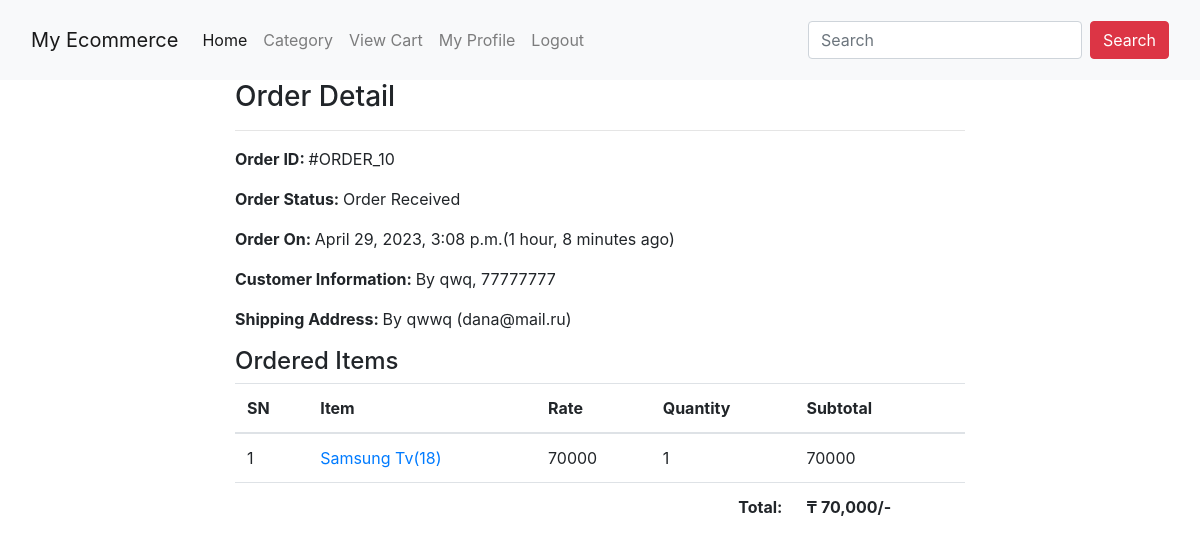
/college/profile/order-10/ (signed in), run on the app's committed database.
### college/models.py (models this page shows, shortened)
class Order(models.Model):
    cart = models.OneToOneField(Cart, on_delete=models.CASCADE)
    ordered_by = models.CharField(max_length=200)
    shipping_address = models.CharField(max_length=200)
    mobile = models.CharField(max_length=10)
    email = models.EmailField(null=True, blank=True)
    subtotal = models.PositiveIntegerField()
    discount = models.PositiveIntegerField()
    total = models.PositiveIntegerField()
    order_status = models.CharField(max_length=50, choices=ORDER_STATUS)
    created_at = models.DateTimeField(auto_now_add=True)
    payment_method = models.CharField(max_length=20, choices=METHOD, default="Cash On Delivery")
    payment_completed = models.BooleanField(default=False, null=True, blank=True)

class CartProduct(models.Model):
    cart = models.ForeignKey(Cart, on_delete=models.CASCADE)
    product = models.ForeignKey(Product, on_delete=models.CASCADE)
    rate = models.PositiveIntegerField()
    quantity = models.PositiveIntegerField()
    subtotal = models.PositiveIntegerField()

class Product(models.Model):
    title = models.CharField(max_length=200)
    slug = models.SlugField(unique=True)
    category = models.ForeignKey(Category, on_delete=models.CASCADE)
    image = models.ImageField(upload_to="products")
    marked_price = models.PositiveIntegerField()
    selling_price = models.PositiveIntegerField()
    description = models.TextField()
    warranty = models.CharField(max_length=300, null=True, blank=True)
    return_policy = models.CharField(max_length=300, null=True, blank=True)
    view_count = models.PositiveIntegerField(default=0)

### college/views.py (the view)
# urls.py: path("profile/order-<int:pk>/", CustomerOrderDetailView.as_view(),name="customerorderdetail"),
class CustomerOrderDetailView(DetailView):
    template_name = "college/customerorderdetail.html"
    model = Order
    context_object_name = "ord_obj"
    def dispatch(self, request, *args, **kwargs):
        if request.user.is_authenticated and Customer.objects.filter(user=request.user).exists():
            order_id = self.kwargs["pk"]
            order = Order.objects.get(id=order_id)
            if request.user.customer != order.cart.customer:
                return redirect("customerprofile")
        else:
            return redirect("/college/login/?next=/profile/")
        return super().dispatch(request, *args, **kwargs)

### college/templates/college/customerorderdetail.html
{% extends "base.html" %}
{% load humanize %}
{% block content %}
<div class="container">
    <div class="row">
        <div class="col-md-8 mx-auto">
            <h3>Order Detail</h3><hr>
             <p><span class="font-weight-bold">Order ID: </span> #ORDER_{{ord_obj.id}}</p>
            <p><span class="font-weight-bold">Order Status: </span> {{ord_obj.order_status}}</p>
            <p><span class="font-weight-bold">Order On: </span> {{ord_obj.created_at}}({{ord_obj.created_at|timesince}} ago)</p>
            <p><span class="font-weight-bold">Customer Information: </span> By {{ord_obj.ordered_by}}, {{ord_obj.mobile}}</p>
            <p><span class="font-weight-bold">Shipping Address: </span> By {{ord_obj.shipping_address}} ({{ord_obj.email}})</p>
        <h4>Ordered Items</h4>
            <table class="table">
                <thead>
                    <tr>
                        <th>SN</th>
                        <th>Item</th>
                        <th>Rate</th>
                        <th>Quantity</th>
                        <th>Subtotal</th>
                    </tr>
                </thead>
                <tbody>
                    {% for cp in ord_obj.cart.cartproduct_set.all %}
                    <tr>
                        <td>{{forloop.counter}}</td>
                        <td><a target="_blank" href="{% url 'productdetail' cp.product.slug %}">{{cp.product.title}}({{cp.product.id}})</a></td>
                        <td>{{cp.rate}}</td>
                        <td>{{cp.quantity}}</td>
                        <td>{{cp.subtotal}}</td>
                    </tr>
                    {% endfor %}
                    <tr>
                        <th colspan="4" class="text-right">Total: </th>
                         <th>₸ {{ord_obj.total|intcomma}}/-</th>
                    </tr>
                </tbody>
            </table>
        </div>
    </div>
</div>
{% endblock %}

### data on the page
Order: id "10", order_status "Order Received", created_at "April 29, 2023, 3:08 p.m.", created_at "1 hour, 8 minutes", ordered_by "qwq", mobile "77777777", shipping_address "qwwq", email "dana@mail.ru", total "70,000"
CartProduct: product "Samsung Tv", product.id "18", rate "70000", quantity "1", subtotal "70000"
